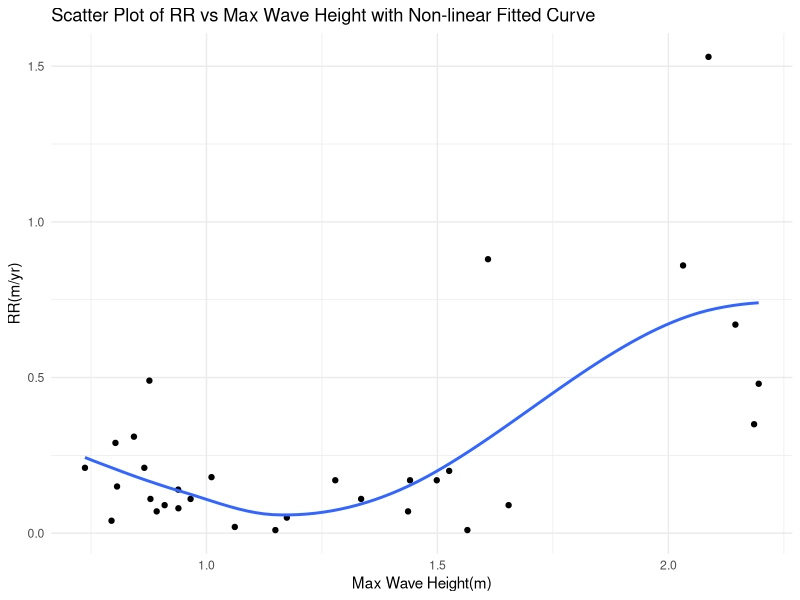
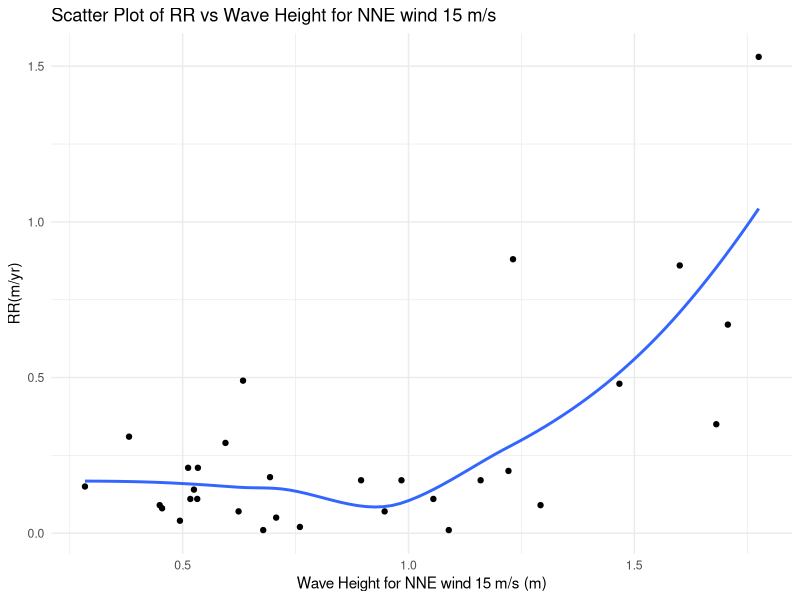
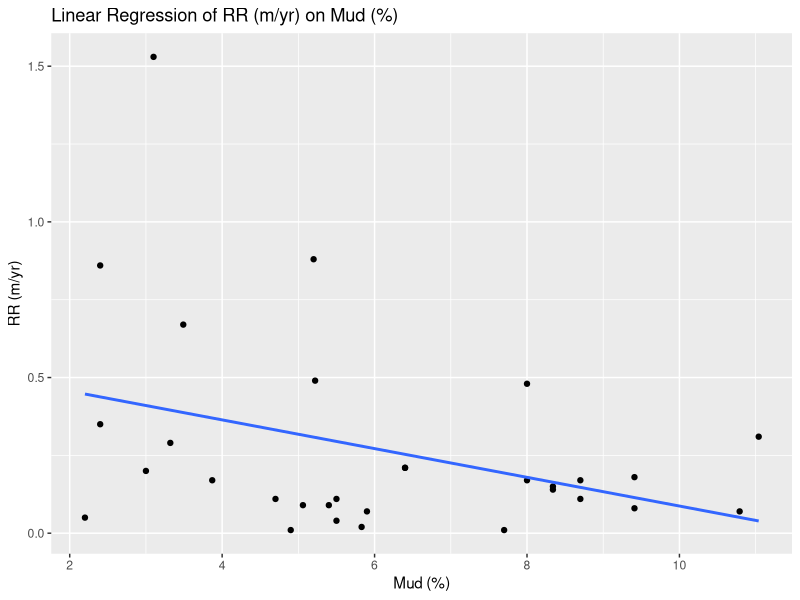
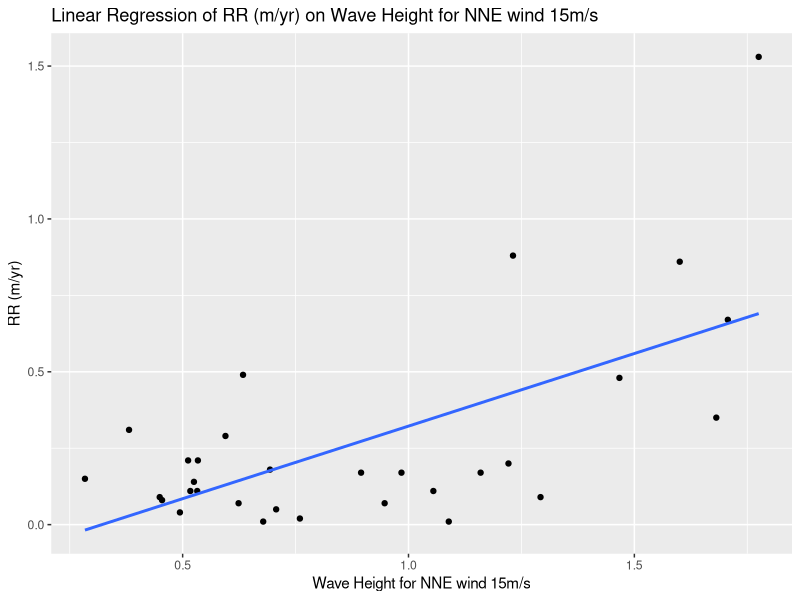

The R script that drew these images, in order:
## ---- chunk 1
knitr::opts_chunk$set(echo = TRUE)
## ---- chunk 2
library(ggplot2)
library(tidyverse)
## ---- chunk 3
erosion<-read.csv("erosion.csv")
## ---- chunk 4
sel<-erosion%>%
  select(Bluff,RR..m.yr.,Wave.Height.for.NNE.wind.15.m.s..m.,Max.Wave.Height..m.)%>%
  slice(-c(3, 11, 14, 32))
## ---- chunk 5
eda <- read.csv("report.csv")

ggplot(eda, aes(x = MaxWave, y = RR)) +
  geom_point() +
  geom_smooth(method = "loess", se = FALSE) +  # Adds a LOESS curve (local polynomial regression fitting)
  labs(title = "Scatter Plot of RR vs Max Wave Height with Non-linear Fitted Curve",
       x = "Max Wave Height(m)",
       y = "RR(m/yr)") +
  theme_minimal()
## ---- chunk 6
ggplot(eda, aes(x = WaveHeight15, y = RR)) +
  geom_point() +
   geom_smooth(method = "loess", se = FALSE) + 
  labs(title = "Scatter Plot of RR vs Wave Height for NNE wind 15 m/s",
       x = "Wave Height for NNE wind 15 m/s (m)",
       y = "RR(m/yr)") +
  theme_minimal()
## ---- chunk 7
library(readr)
data <- read_csv("erosion.csv")
names(data) <- gsub(" ", "_", names(data))
names(data) <- gsub("\\(", "", names(data))
names(data) <- gsub("\\)", "", names(data))
names(data) <- gsub("/", "_per_", names(data))
names(data) <- gsub("%", "percent", names(data))
if ("RR (m/yr)" %in% names(data)) {
  names(data)[names(data) == "RR (m/yr)"] <- "RR_m_per_yr"
}
predictors <- setdiff(names(data), c("Bluff", "RR_m_per_yr"))
target <- "RR_m_per_yr"
model_formula <- as.formula(paste(target, "~", paste(predictors, collapse = " + ")))
model <- lm(model_formula, data = data)
summary(model)
predictions <- predict(model, data)
mse <- mean((data[[target]] - predictions)^2)
rsquared <- summary(model)$r.squared
cat("Mean Squared Error (MSE):", mse, "\n")
cat("R-squared:", rsquared, "\n")


## ---- chunk 8
data <- read.csv("erosion.csv")  
model <- lm(`RR..m.yr.` ~ `Mud....`, data = data)
summary(model)
ggplot(data, aes(x = `Mud....`, y = `RR..m.yr.`)) +
  geom_point() +
  geom_smooth(method = "lm", se = FALSE) +  
  labs(title = "Linear Regression of RR (m/yr) on Mud (%)",
       x = "Mud (%)",
       y = "RR (m/yr)")

## ---- chunk 9
model <- lm(`RR..m.yr.` ~ `Wave.Height.for.NNE.wind.15.m.s..m.`, data = data)
summary(model)
ggplot(data, aes(x = `Wave.Height.for.NNE.wind.15.m.s..m.`, y = `RR..m.yr.`)) +
  geom_point() +
  geom_smooth(method = "lm", se = FALSE) +  
  labs(title = "Linear Regression of RR (m/yr) on Wave Height for NNE wind 15m/s",
       x = "Wave Height for NNE wind 15m/s",
       y = "RR (m/yr)")
